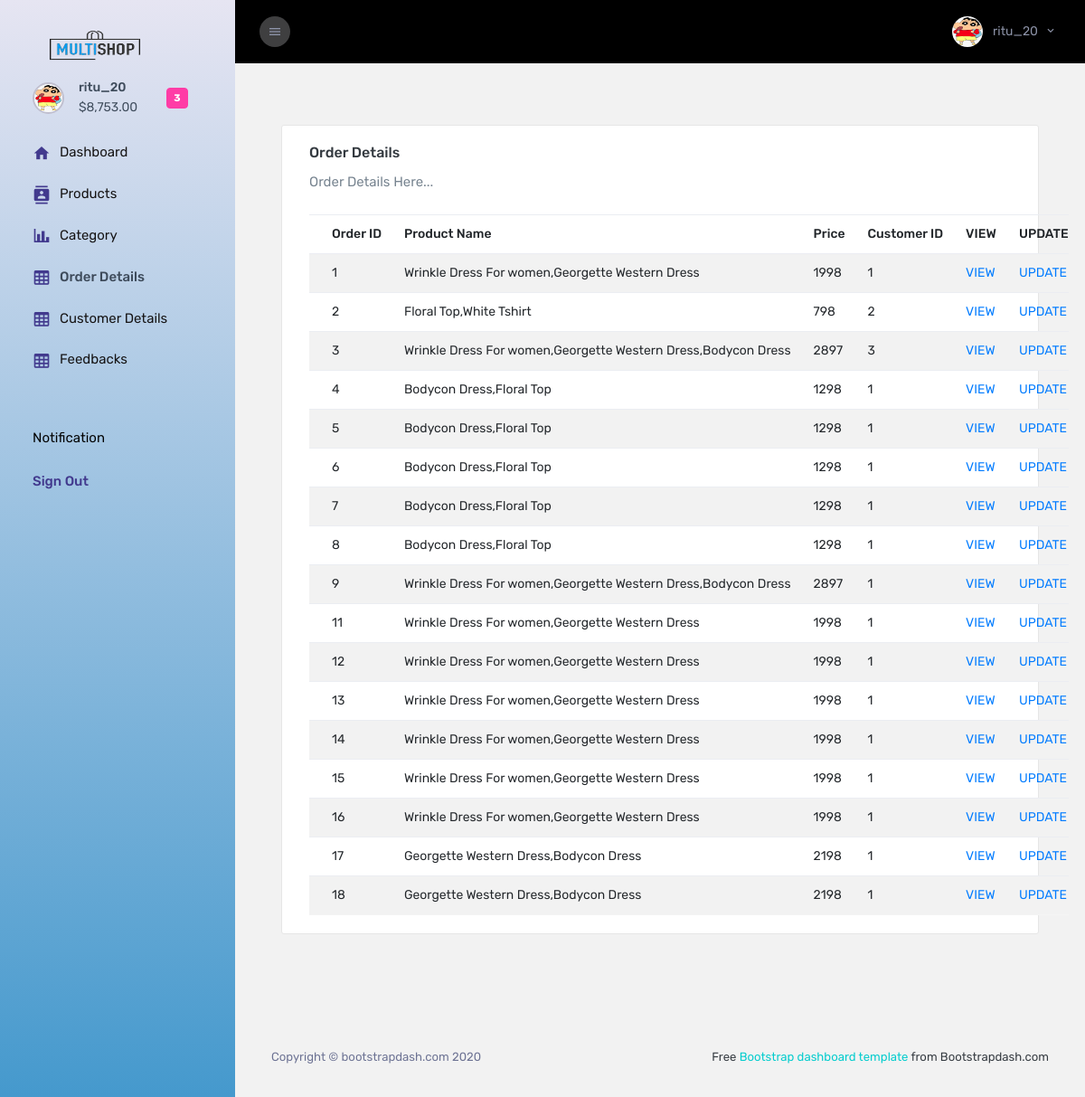
The page /multishop-1.0.0/backend/template/order_detail.php (signed in) on the database its author committed.
### tables this page shows
CREATE TABLE `admin_reg` (
  `id` int(11) NOT NULL,
  `username` varchar(256) NOT NULL,
  `email` varchar(256) NOT NULL,
  `password` varchar(256) NOT NULL,
  `img` varchar(256) NOT NULL
);

CREATE TABLE `order_detail` (
  `id` int(11) NOT NULL,
  `prod_name` text NOT NULL,
  `price` int(11) NOT NULL,
  `cust_id` int(11) NOT NULL,
  `invoice` int(11) DEFAULT NULL
);

### multishop-1.0.0/backend/template/order_detail.php (the view, shortened to what this page needs)
<!DOCTYPE html>
<html lang="en">
  <head>
    <link rel="stylesheet" href="assets/vendors/mdi/css/materialdesignicons.min.css" />
    <link rel="stylesheet" href="assets/vendors/flag-icon-css/css/flag-icon.min.css" />
    <link rel="stylesheet" href="assets/vendors/css/vendor.bundle.base.css" />
    <link rel="stylesheet" href="assets/vendors/font-awesome/css/font-awesome.min.css" />
    <link rel="stylesheet" href="assets/vendors/bootstrap-datepicker/bootstrap-datepicker.min.css" />
    <link rel="stylesheet" href="assets/css/style.css" />
  </head>
  <body>
    <div class="container-scroller">
      <nav class="sidebar sidebar-offcanvas" id="sidebar">
        <div class="text-center sidebar-brand-wrapper d-flex align-items-center">
          <a class="sidebar-brand brand-logo" href="index.php"><img src="assets/images/logo.png" alt="logo" /></a>
        </div>
         <?php
              $con=mysqli_connect("localhost","root","","task");
              $email=$_SESSION['admin'];
              $sql="select * from admin_reg where email='$email'";
              $rs=mysqli_query($con,$sql);
              while($rw=mysqli_fetch_row($rs))
              {
                $username=$rw[1];
                $img=$rw[4];
              }
        ?>
        <ul class="nav">
          <li class="nav-item nav-profile">
            <a href="#" class="nav-link">
              <div class="nav-profile-image">
                <img src="assets/images/<?php echo $img;?>" alt="profile" />
              </div>
              <div class="nav-profile-text d-flex flex-column pr-3">
                <span class="font-weight-medium mb-2"><?php echo $username;?></span>
                <span class="font-weight-normal">$8,753.00</span>
              </div>
              <span class="badge badge-danger text-white ml-3 rounded">3</span>
            </a>
          </li>
          <li class="nav-item">
            <a class="nav-link" href="index.php">
              <i class="mdi mdi-home menu-icon"></i>
              <span class="menu-title">Dashboard</span>
            </a>
          </li>
          <li class="nav-item">
            <a class="nav-link" href="pages/icons/mdi.php">
              <i class="mdi mdi-contacts menu-icon"></i>
              <span class="menu-title">Products</span>
            </a>
          </li>
          <li class="nav-item">
            <a class="nav-link" href="pages/charts/chartjs.php">
              <i class="mdi mdi-chart-bar menu-icon"></i>
              <span class="menu-title">Category</span>
            </a>
          </li>
          <li class="nav-item">
            <a class="nav-link" href="order_detail.php">
              <i class="mdi mdi-table-large menu-icon"></i>
              <span class="menu-title">Order Details</span>
            </a>
          </li>
          <li class="nav-item">
            <a class="nav-link" href="customer_detail.php">
              <i class="mdi mdi-table-large menu-icon"></i>
              <span class="menu-title">Customer Details</span>
            </a>
          </li>
          <li class="nav-item">
            <a class="nav-link" href="feedback.php">
              <i class="mdi mdi-table-large menu-icon"></i>
              <span class="menu-title">Feedbacks</span>
            </a>
          </li>
          <li class="nav-item sidebar-actions">
            <div class="nav-link">
              <div class="mt-4">
                <div class="border-none">
                  <p class="text-black">Notification</p>
                </div>
                <ul class="mt-4 pl-0">
                  <li>Sign Out</li>
                </ul>
              </div>
            </div>
          </li>
        </ul>
      </nav>
      <div class="container-fluid page-body-wrapper">
        <nav class="navbar col-lg-12 col-12 p-lg-0 fixed-top d-flex flex-row">
          <div class="navbar-menu-wrapper d-flex align-items-stretch justify-content-between">
            <button class="navbar-toggler navbar-toggler align-self-center mr-2" type="button" data-toggle="minimize">
              <i class="mdi mdi-menu"></i>
            </button>
            <ul class="navbar-nav navbar-nav-right ml-lg-auto">
              <li class="nav-item nav-profile dropdown border-0">
                <a class="nav-link dropdown-toggle" id="profileDropdown" href="#" data-toggle="dropdown">
                  <img class="nav-profile-img mr-2" alt="" src="assets/images/<?php echo $img;?>" />
                  <span class="profile-name"><?php echo $username;?></span>
                </a>
              </li>
            </ul>
          </div>
        </nav>
        <div class="main-panel">
          <div class="content-wrapper pb-0">
            <div class="row">
              <div class="col-lg-12 grid-margin">
                <div class="col-lg-12 grid-margin stretch-card">
                <div class="card">
                  <div class="card-body">
                    <h4 class="card-title">Order  Details</h4>
                    <p class="card-description">Order Details Here...
                    </p>
                    <div class="table-responsive" style="overflow-x: auto">
                      <table class="table table-striped" style="overflow-x: auto" >
                        <thead>
                          <tr>
                            <th>Order ID</th>
                            <th>Product Name</th>
                            <th>Price</th>
                            <th>Customer ID</th>
                            <th>VIEW</th>
                            <th>UPDATE</th>
                          </tr>
                        </thead>
                        <tbody>
                          <?php
                            $con=mysqli_connect("localhost","root","","task");
                            $sql1="select * from order_detail";
                            $rs1=mysqli_query($con,$sql1);
                            while($rw1=mysqli_fetch_row($rs1))
                            {
                              echo "<tr>";
                              echo "<td>$rw1[0]</td>";
                              echo "<td>$rw1[1]</td>";
                              echo "<td>$rw1[2]</td>";
                              echo "<td>$rw1[3]</td>";
                              echo "<td><a href='vieworder.php?id=$rw1[0]'>VIEW</a></td>";
                              echo "<td><a href='orderupdate.php?id=$rw1[0]'>UPDATE</a></td>";
                              echo "</tr>";
                            }
                          ?>
                        </tbody>
                      </table>
                    </div>
                  </div>
                </div>
                </div>
              </div>
            </div>
            <div class="row">
            </div>
          </div>
          <footer class="footer">
            <div class="d-sm-flex justify-content-center justify-content-sm-between">
              <span class="text-muted d-block text-center text-sm-left d-sm-inline-block">Copyright © bootstrapdash.com 2020</span>
              <span class="float-none float-sm-right d-block mt-1 mt-sm-0 text-center"> Free <a href="https://www.bootstrapdash.com/" target="_blank">Bootstrap dashboard template</a> from Bootstrapdash.com</span>
            </div>
          </footer>
        </div>
      </div>
    </div>
  </body>
</html>

### rows shown on the page
admin_reg: img (picture), username "ritu_20"
order_detail: id "1", prod_name "Wrinkle Dress For women,Georgette Western Dress", price "1998", cust "1"
order_detail: id "2", prod_name "Floral Top,White Tshirt", price "798", cust "2"
order_detail: id "3", prod_name "Wrinkle Dress For women,Georgette Western Dress,Bodycon Dress", price "2897", cust "3"
order_detail: id "4", prod_name "Bodycon Dress,Floral Top", price "1298", cust "1"
order_detail: id "5", prod_name "Bodycon Dress,Floral Top", price "1298", cust "1"
order_detail: id "6", prod_name "Bodycon Dress,Floral Top", price "1298", cust "1"
order_detail: id "7", prod_name "Bodycon Dress,Floral Top", price "1298", cust "1"
order_detail: id "8", prod_name "Bodycon Dress,Floral Top", price "1298", cust "1"
order_detail: id "9", prod_name "Wrinkle Dress For women,Georgette Western Dress,Bodycon Dress", price "2897", cust "1"
order_detail: id "11", prod_name "Wrinkle Dress For women,Georgette Western Dress", price "1998", cust "1"
order_detail: id "12", prod_name "Wrinkle Dress For women,Georgette Western Dress", price "1998", cust "1"
order_detail: id "13", prod_name "Wrinkle Dress For women,Georgette Western Dress", price "1998", cust "1"
order_detail: id "14", prod_name "Wrinkle Dress For women,Georgette Western Dress", price "1998", cust "1"
order_detail: id "15", prod_name "Wrinkle Dress For women,Georgette Western Dress", price "1998", cust "1"
order_detail: id "16", prod_name "Wrinkle Dress For women,Georgette Western Dress", price "1998", cust "1"
order_detail: id "17", prod_name "Georgette Western Dress,Bodycon Dress", price "2198", cust "1"
order_detail: id "18", prod_name "Georgette Western Dress,Bodycon Dress", price "2198", cust "1"
